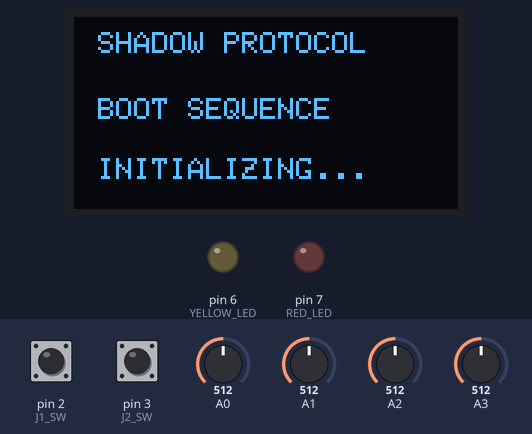
Bench run of a sketch on a simulated Arduino Uno, built with avr-gcc and run on an emulated ATmega328P. On the bench: 128×64 one-colour display, output pins drawn as LEDs (lit = HIGH). The inputs (shaded band) are chosen by the test bench; at power-on: pin 2 (J1_SW) HIGH, pin 3 (J2_SW) HIGH, A0 = 512, A1 = 512, A2 = 512, A3 = 512. What the sketch prints to the serial monitor is not drawn.

Above: at 0.5 s.
At 1.4 s:
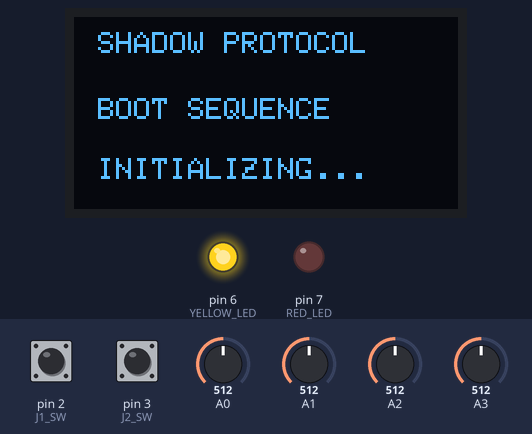
At 2.1 s:
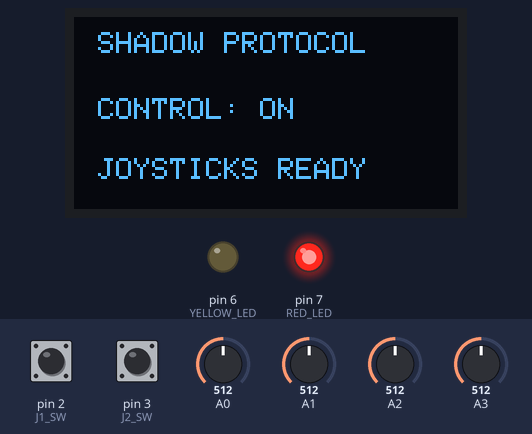
At 3.1 s:
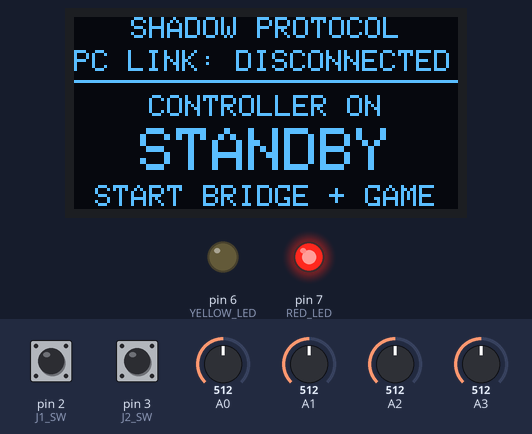
Timing chart, 0 to 4.6 s (numbered marks = the images above):
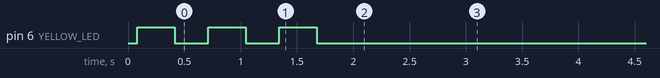

Measured:
- what the display in image 0 shows lasts 1.9 s, from 0.1 s to 2.0 s
- what the display in image 2 shows lasts 1.0 s, from 2.0 s to 3.0 s

The sketch:

ShadowController_V2_Link.ino
```cpp
#include <Wire.h>
#include <Adafruit_GFX.h>
#include <Adafruit_SSD1306.h>
#include "link_protocol.h"

// ============================================
// SHADOW PROTOCOL
// SHADOW CONTROLLER V2 - LINK FIRMWARE v2 (game status display)
// OLED + DUAL JOYSTICK + LEDS + GAME LINK
// Arduino UNO
//
// Based on COntrol_game.ino (original kept in controller_firmware/original_backup;
// link firmware v1 kept in controller_firmware/backup_link_v1). Same pins, same OLED
// initialisation, same boot sequence. The OLED is now a GAME STATUS display.
//
// SERIAL PROTOCOL (115200 baud, '\n' terminated)
//  Arduino -> PC
//   SPV2,DATA,<seq>,<J1X>,<J1Y>,<J2X>,<J2Y>,<B1>,<B2>   50 Hz
//   SPV2,READY,<oled 0/1>                                once after boot
//   # ...                                                boot diagnostics only
//  PC -> Arduino
//   SPV2,PING                                            heartbeat (~500 ms)
//   SPSTATE,READY|ALIVE|DAMAGED|DEAD|PAUSED|MISSION_COMPLETE
//   SPHEALTH,<0..100>                                    optional health %
// Axis values are AFTER the SWAP / INVERT mapping. Game logic (movement, camera)
// lives in the game; the controller only reports sticks and buttons.
// ============================================

// OLED
#define SCREEN_WIDTH 128
#define SCREEN_HEIGHT 64
#define OLED_RESET -1
#define OLED_ADDRESS 0x3C

Adafruit_SSD1306 display(
  SCREEN_WIDTH,
  SCREEN_HEIGHT,
  &Wire,
  OLED_RESET
);

bool oledReady = false;

// JOYSTICK 1 (camera / fire)
#define J1_X A0
#define J1_Y A1
#define J1_SW 2

// JOYSTICK 2 (movement / interact)
#define J2_X A2
#define J2_Y A3
#define J2_SW 3

// LEDS
#define YELLOW_LED 6
#define RED_LED 7

// AXIS CONFIGURATION
const int CENTER = 512;
const int DEADZONE = 130;

const bool SWAP_J1 = true;
const bool SWAP_J2 = true;

const bool INVERT_J1_X = false;
const bool INVERT_J1_Y = false;
const bool INVERT_J2_X = false;
const bool INVERT_J2_Y = false;

// TIMING
const unsigned long FRAME_INTERVAL = 20;       // 50 Hz controller frames
const unsigned long OLED_INTERVAL = 200;       // OLED refresh
const unsigned long LINK_TIMEOUT = 1500;       // no PING for this long = link lost
const unsigned long DAMAGED_TIMEOUT = 3000;    // safety fallback DAMAGED -> ALIVE
const unsigned long DEBOUNCE_MS = 35;

// DATA STRUCTURES
struct Joystick {
  int rawX;
  int rawY;
  int x;
  int y;
  bool pressed;
};

struct Button {
  bool lastReading;
  bool stable;
  unsigned long lastChange;
};

Joystick j1, j2;
Button b1, b2;

// GAME LINK STATE
uint8_t gameState = GS_NONE;
uint8_t healthPct = 255;          // 255 = unknown
unsigned long lastPing = 0;
unsigned long damagedSince = 0;
bool everLinked = false;
bool blink = false;

uint16_t frameSeq = 0;
unsigned long lastFrame = 0;
unsigned long lastOled = 0;

LineReader rx;

// ============================================
// OLED INITIALIZATION (unchanged from the working firmware)
// ============================================

void initializeOLED() {

  Wire.begin();
  Wire.setClock(100000);

  Serial.println(F("# [OLED] SCANNING..."));

  bool found = false;

  for (byte address = 1; address < 127; address++) {

    Wire.beginTransmission(address);

    if (Wire.endTransmission() == 0) {

      Serial.print(F("# [I2C] DEVICE: 0x"));
      Serial.println(address, HEX);

      if (address == OLED_ADDRESS) {
        found = true;
      }
    }
  }

  if (!found) {
    Serial.println(F("# [OLED] DEVICE NOT FOUND"));
    return;
  }

  oledReady = display.begin(
    SSD1306_SWITCHCAPVCC,
    OLED_ADDRESS
  );

  if (oledReady) {
    Serial.println(F("# [OLED] INITIALIZED"));
  } else {
    Serial.println(F("# [OLED] INITIALIZATION FAILED"));
  }
}

// ============================================
// OLED MESSAGE
// ============================================

void showMessage(
  const __FlashStringHelper *line1,
  const __FlashStringHelper *line2,
  const __FlashStringHelper *line3
) {

  if (!oledReady) return;

  display.clearDisplay();
  display.setTextColor(SSD1306_WHITE);
  display.setTextSize(1);

  display.setCursor(8, 5);
  display.println(line1);

  display.setCursor(8, 27);
  display.println(line2);

  display.setCursor(8, 47);
  display.println(line3);

  display.display();
}

// ============================================
// STARTUP SEQUENCE (unchanged behaviour)
// ============================================

void startupSequence() {

  digitalWrite(YELLOW_LED, LOW);
  digitalWrite(RED_LED, LOW);

  Serial.println(F("# SHADOW PROTOCOL - SYSTEM BOOTING"));

  showMessage(
    F("SHADOW PROTOCOL"),
    F("SYSTEM BOOTING"),
    F("INITIALIZING...")
  );

  // Yellow LED flashes 3 times
  for (int i = 1; i <= 3; i++) {

    Serial.print(F("# [YELLOW LED] FLASH "));
    Serial.println(i);

    digitalWrite(YELLOW_LED, HIGH);

    showMessage(
      F("SHADOW PROTOCOL"),
      F("BOOT SEQUENCE"),
      F("INITIALIZING...")
    );

    delay(300);

    digitalWrite(YELLOW_LED, LOW);

    delay(300);
  }

  // Controller becomes ON
  digitalWrite(YELLOW_LED, LOW);
  digitalWrite(RED_LED, HIGH);

  Serial.println(F("# [SYSTEM] CONTROL ON"));

  showMessage(
    F("SHADOW PROTOCOL"),
    F("CONTROL: ON"),
    F("JOYSTICKS READY")
  );

  delay(1000);
}

// ============================================
// BUTTONS (debounced, silent - no text in the data stream)
// ============================================

void initButton(Button &button, int pin) {

  bool state = digitalRead(pin) == LOW;

  button.lastReading = state;
  button.stable = state;
  button.lastChange = millis();
}

bool readButton(Button &button, int pin) {

  unsigned long now = millis();

  bool reading = digitalRead(pin) == LOW;

  if (reading != button.lastReading) {
    button.lastReading = reading;
    button.lastChange = now;
  }

  if (
    now - button.lastChange >= DEBOUNCE_MS &&
    button.stable != button.lastReading
  ) {
    button.stable = button.lastReading;
  }

  return button.stable;
}

// ============================================
// JOYSTICK READING
// ============================================

void readJoystick(
  Joystick &j,
  Button &button,
  int xPin,
  int yPin,
  int swPin,
  bool swap,
  bool invertX,
  bool invertY
) {

  j.rawX = analogRead(xPin);
  j.rawY = analogRead(yPin);

  if (swap) {
    j.x = j.rawY;
    j.y = j.rawX;
  } else {
    j.x = j.rawX;
    j.y = j.rawY;
  }

  if (invertX) j.x = 1023 - j.x;
  if (invertY) j.y = 1023 - j.y;

  j.pressed = readButton(button, swPin);
}

// ============================================
// GAME LINK
// ============================================

bool linkConnected() {
  return everLinked && (millis() - lastPing < LINK_TIMEOUT);
}

// Non-blocking: consumes at most 32 bytes per loop so sampling never stalls.
void processSerialInput() {

  byte budget = 32;

  while (budget-- && Serial.available() > 0) {

    if (!rx.feed((char)Serial.read())) continue;

    uint8_t state = GS_NONE;
    uint8_t health = 0;
    uint8_t msg = parseLinkLine(rx.buf, &state, &health);

    if (msg == MSG_NONE) continue;   // malformed / unknown: ignored

    lastPing = millis();             // any valid message proves the PC link
    everLinked = true;

    if (msg == MSG_STATE) {
      if (state == GS_DAMAGED) damagedSince = lastPing;
      if (state != gameState) {
        gameState = state;
        lastOled = 0;                // redraw now
      }
    }
    else if (msg == MSG_HEALTH) {
      healthPct = health;
    }
  }
}

// One controller frame. Skipped (never blocks) if the TX buffer is busy.
void sendFrame() {

  if (Serial.availableForWrite() < 40) return;

  frameSeq++;

  Serial.print(F("SPV2,DATA,"));
  Serial.print(frameSeq);
  Serial.write(',');
  Serial.print(j1.x);
  Serial.write(',');
  Serial.print(j1.y);
  Serial.write(',');
  Serial.print(j2.x);
  Serial.write(',');
  Serial.print(j2.y);
  Serial.write(',');
  Serial.write(j1.pressed ? '1' : '0');
  Serial.write(',');
  Serial.write(j2.pressed ? '1' : '0');
  Serial.write('\n');
}

// ============================================
// OLED GAME STATUS DISPLAY
// ============================================

// Prints flash text centred horizontally (size 1 = 6 px, size 2 = 12 px per char).
void printCentered(const __FlashStringHelper *text, byte size, byte y) {
  byte len = strlen_P((PGM_P)text);
  int x = (SCREEN_WIDTH - (int)len * 6 * size) / 2;
  if (x < 0) x = 0;
  display.setTextSize(size);
  display.setCursor(x, y);
  display.print(text);
}

void updateOLED() {

  if (!oledReady) return;

  bool link = linkConnected();
  uint8_t shown = displayedState(gameState, millis(), damagedSince, DAMAGED_TIMEOUT);
  blink = !blink;

  display.clearDisplay();
  display.setTextColor(SSD1306_WHITE);

  // Header + connection
  printCentered(F("SHADOW PROTOCOL"), 1, 0);
  display.setTextSize(1);
  display.setCursor(0, 11);
  display.print(link ? F("PC LINK: CONNECTED") : F("PC LINK: DISCONNECTED"));
  display.drawFastHLine(0, 21, SCREEN_WIDTH, SSD1306_WHITE);

  if (!link) {
    printCentered(F("CONTROLLER ON"), 1, 26);
    printCentered(F("STANDBY"), 2, 37);
    printCentered(F("START BRIDGE + GAME"), 1, 56);
    display.display();
    return;
  }

  // Main status: small label + large state word
  bool showHealth = false;
  switch (shown) {
    case GS_ALIVE:
      printCentered(F("PLAYER:"), 1, 26);
      printCentered(F("ALIVE"), 2, 37);
      showHealth = true;
      break;
    case GS_DAMAGED:
      // Flashing inverted banner so a hit is noticed at a glance.
      if (blink) {
        display.fillRect(0, 35, SCREEN_WIDTH, 19, SSD1306_WHITE);
        display.setTextColor(SSD1306_BLACK);
      }
      printCentered(F("DAMAGED"), 2, 37);
      display.setTextColor(SSD1306_WHITE);
      printCentered(F("PLAYER:"), 1, 26);
      showHealth = true;
      break;
    case GS_DEAD:
      printCentered(F("PLAYER:"), 1, 26);
      printCentered(F("DEAD"), 2, 37);
      printCentered(F("AWAITING RESPAWN"), 1, 56);
      break;
    case GS_PAUSED:
      printCentered(F("PLAYER:"), 1, 26);
      printCentered(F("PAUSED"), 2, 37);
      printCentered(F("GAME PAUSED"), 1, 56);
      break;
    case GS_COMPLETE:
      printCentered(F("MISSION"), 1, 26);
      printCentered(F("COMPLETE"), 2, 37);
      printCentered(F("EXTRACTION OK"), 1, 56);
      break;
    case GS_READY:
      printCentered(F("GAME:"), 1, 26);
      printCentered(F("READY"), 2, 37);
      printCentered(F("MAIN MENU / BRIEFING"), 1, 56);
      break;
    default:
      printCentered(F("GAME:"), 1, 26);
      printCentered(F("LINKING"), 2, 37);
      break;
  }

  if (showHealth && healthPct <= 100) {
    display.setTextSize(1);
    display.setCursor(31, 56);
    display.print(F("HEALTH "));
    display.print(healthPct);
    display.print('%');
  }

  display.display();
}

// ============================================
// SETUP
// ============================================

void setup() {

  Serial.begin(115200);

  // Joystick buttons
  pinMode(J1_SW, INPUT_PULLUP);
  pinMode(J2_SW, INPUT_PULLUP);

  // LED outputs
  pinMode(YELLOW_LED, OUTPUT);
  pinMode(RED_LED, OUTPUT);

  digitalWrite(YELLOW_LED, LOW);
  digitalWrite(RED_LED, LOW);

  initButton(b1, J1_SW);
  initButton(b2, J2_SW);

  initializeOLED();

  startupSequence();

  readJoystick(j1, b1, J1_X, J1_Y, J1_SW, SWAP_J1, INVERT_J1_X, INVERT_J1_Y);
  readJoystick(j2, b2, J2_X, J2_Y, J2_SW, SWAP_J2, INVERT_J2_X, INVERT_J2_Y);

  rx.reset();

  updateOLED();

  // Discard anything the PC sent while we were booting.
  while (Serial.available() > 0) Serial.read();

  Serial.print(F("SPV2,READY,"));
  Serial.write(oledReady ? '1' : '0');
  Serial.write('\n');

  unsigned long now = millis();
  lastFrame = now;
  lastOled = now;
}

// ============================================
// MAIN LOOP (non-blocking)
// ============================================

void loop() {

  // Read both joysticks continuously
  readJoystick(j1, b1, J1_X, J1_Y, J1_SW, SWAP_J1, INVERT_J1_X, INVERT_J1_Y);
  readJoystick(j2, b2, J2_X, J2_Y, J2_SW, SWAP_J2, INVERT_J2_X, INVERT_J2_Y);

  // Maintain running LED state
  digitalWrite(YELLOW_LED, LOW);
  digitalWrite(RED_LED, HIGH);

  processSerialInput();

  unsigned long now = millis();

  // 50 Hz controller frames
  if (now - lastFrame >= FRAME_INTERVAL) {
    lastFrame += FRAME_INTERVAL;
    if (now - lastFrame >= FRAME_INTERVAL) lastFrame = now;  // catch up after OLED refresh
    sendFrame();
  }

  // OLED refresh (independent of the data stream)
  if (now - lastOled >= OLED_INTERVAL) {
    lastOled = now;
    updateOLED();
  }
}
```

link_protocol.h
```cpp
// ============================================
// SHADOW CONTROLLER V2 - game link protocol (PC -> Arduino)
// Pure C++ with no Arduino dependencies so the exact same code is compiled
// into the firmware AND into the host unit tests (tests/firmware_link_test.cpp).
//
//   SPV2,PING
//   SPSTATE,READY|ALIVE|DAMAGED|DEAD|PAUSED|MISSION_COMPLETE
//   SPHEALTH,<0..100>
// ============================================
#pragma once

#include <stdint.h>
#include <string.h>

#ifdef ARDUINO
#include <avr/pgmspace.h>
#else
#define PSTR(s) (s)
#define strcmp_P strcmp
#define strncmp_P strncmp
#endif

enum GameState : uint8_t {
  GS_NONE,
  GS_READY,
  GS_ALIVE,
  GS_DAMAGED,
  GS_DEAD,
  GS_PAUSED,
  GS_COMPLETE
};

enum LinkMsg : uint8_t {
  MSG_NONE,     // unknown / malformed: ignored
  MSG_PING,
  MSG_STATE,
  MSG_HEALTH
};

// Longest valid line is "SPSTATE,MISSION_COMPLETE" (24 chars) + terminator.
#define LINK_LINE_MAX 32

// Line assembler: feed one byte at a time; returns true when a complete,
// non-overflowed line is available in buf (NUL terminated).
struct LineReader {
  char buf[LINK_LINE_MAX];
  uint8_t len;
  bool overflow;

  void reset() { len = 0; overflow = false; buf[0] = '\0'; }

  bool feed(char c) {
    if (c == '\n' || c == '\r') {
      bool ok = len > 0 && !overflow;
      buf[ok ? len : 0] = '\0';
      len = 0;
      bool wasOverflow = overflow;
      overflow = false;
      return ok && !wasOverflow;
    }
    if (len < LINK_LINE_MAX - 1) {
      buf[len++] = c;
    } else {
      overflow = true;   // too long: the whole line is dropped
    }
    return false;
  }
};

// Parses one complete line. Writes *state or *health for MSG_STATE / MSG_HEALTH.
inline uint8_t parseLinkLine(const char *line, uint8_t *state, uint8_t *health) {
  if (strcmp_P(line, PSTR("SPV2,PING")) == 0) {
    return MSG_PING;
  }
  if (strncmp_P(line, PSTR("SPSTATE,"), 8) == 0) {
    const char *s = line + 8;
    uint8_t next = GS_NONE;
    if (strcmp_P(s, PSTR("READY")) == 0) next = GS_READY;
    else if (strcmp_P(s, PSTR("ALIVE")) == 0) next = GS_ALIVE;
    else if (strcmp_P(s, PSTR("DAMAGED")) == 0) next = GS_DAMAGED;
    else if (strcmp_P(s, PSTR("DEAD")) == 0) next = GS_DEAD;
    else if (strcmp_P(s, PSTR("PAUSED")) == 0) next = GS_PAUSED;
    else if (strcmp_P(s, PSTR("MISSION_COMPLETE")) == 0) next = GS_COMPLETE;
    if (next == GS_NONE) return MSG_NONE;
    *state = next;
    return MSG_STATE;
  }
  if (strncmp_P(line, PSTR("SPHEALTH,"), 9) == 0) {
    const char *s = line + 9;
    if (*s == '\0') return MSG_NONE;
    uint16_t v = 0;
    uint8_t digits = 0;
    while (*s) {
      if (*s < '0' || *s > '9' || ++digits > 3) return MSG_NONE;
      v = v * 10 + (uint16_t)(*s - '0');
      s++;
    }
    if (v > 100) return MSG_NONE;
    *health = (uint8_t)v;
    return MSG_HEALTH;
  }
  return MSG_NONE;
}

// State actually shown on the OLED. DAMAGED is transient: the game sends ALIVE
// when the hit window ends; if that never arrives (link hiccup) the display falls
// back to ALIVE after damagedTimeoutMs. Permanent states are shown as received.
inline uint8_t displayedState(uint8_t state, uint32_t now, uint32_t damagedSince, uint32_t damagedTimeoutMs) {
  if (state == GS_DAMAGED && (uint32_t)(now - damagedSince) > damagedTimeoutMs) {
    return GS_ALIVE;
  }
  return state;
}
```
